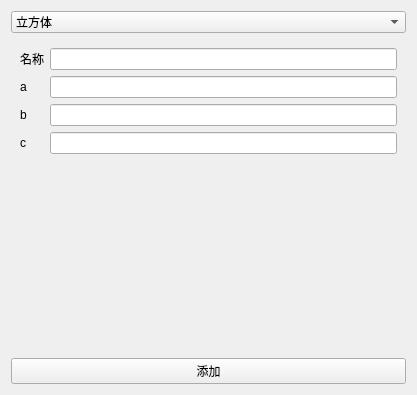
<?xml version="1.0" encoding="UTF-8"?>
<ui version="4.0">
 <class>AddPanel</class>
 <widget class="QWidget" name="AddPanel">
  <property name="geometry">
   <rect>
    <x>0</x>
    <y>0</y>
    <width>417</width>
    <height>395</height>
   </rect>
  </property>
  <property name="windowTitle">
   <string>AddPanel</string>
  </property>
  <layout class="QVBoxLayout" name="verticalLayout">
   <item>
    <widget class="QComboBox" name="comboBox">
     <item>
      <property name="text">
       <string>立方体</string>
      </property>
     </item>
     <item>
      <property name="text">
       <string>圆柱</string>
      </property>
     </item>
     <item>
      <property name="text">
       <string>加劲板</string>
      </property>
     </item>
     <item>
      <property name="text">
       <string>圆角立方体</string>
      </property>
     </item>
     <item>
      <property name="text">
       <string>圆角三棱柱</string>
      </property>
     </item>
    </widget>
   </item>
   <item>
    <widget class="QStackedWidget" name="panels">
     <property name="currentIndex">
      <number>0</number>
     </property>
     <widget class="QWidget" name="cubePanel">
      <layout class="QVBoxLayout" name="verticalLayout_3">
       <item>
        <layout class="QFormLayout" name="formLayout_2">
         <item row="0" column="0">
          <widget class="QLabel" name="Label_2">
           <property name="text">
            <string>名称</string>
           </property>
          </widget>
         </item>
         <item row="0" column="1">
          <widget class="QLineEdit" name="cubeName"/>
         </item>
         <item row="1" column="0">
          <widget class="QLabel" name="aLabel">
           <property name="text">
            <string>a</string>
           </property>
          </widget>
         </item>
         <item row="1" column="1">
          <widget class="QLineEdit" name="cubeA"/>
         </item>
         <item row="2" column="0">
          <widget class="QLabel" name="bLabel">
           <property name="text">
            <string>b</string>
           </property>
          </widget>
         </item>
         <item row="2" column="1">
          <widget class="QLineEdit" name="cubeB"/>
         </item>
         <item row="3" column="0">
          <widget class="QLabel" name="cLabel_2">
           <property name="text">
            <string>c</string>
           </property>
          </widget>
         </item>
         <item row="3" column="1">
          <widget class="QLineEdit" name="cubeC"/>
         </item>
        </layout>
       </item>
      </layout>
     </widget>
     <widget class="QWidget" name="cylinderPanel">
      <layout class="QVBoxLayout" name="verticalLayout_4">
       <item>
        <layout class="QFormLayout" name="formLayout_3">
         <item row="0" column="0">
          <widget class="QLabel" name="Label_3">
           <property name="text">
            <string>名称</string>
           </property>
          </widget>
         </item>
         <item row="0" column="1">
          <widget class="QLineEdit" name="cylinderName"/>
         </item>
         <item row="1" column="0">
          <widget class="QLabel" name="Label_4">
           <property name="text">
            <string>直径</string>
           </property>
          </widget>
         </item>
         <item row="1" column="1">
          <widget class="QLineEdit" name="cylinderD"/>
         </item>
         <item row="2" column="0">
          <widget class="QLabel" name="Label_5">
           <property name="text">
            <string>高</string>
           </property>
          </widget>
         </item>
         <item row="2" column="1">
          <widget class="QLineEdit" name="cylinderH"/>
         </item>
        </layout>
       </item>
      </layout>
     </widget>
     <widget class="QWidget" name="stiffenerPanel">
      <layout class="QVBoxLayout" name="verticalLayout_5">
       <item>
        <layout class="QFormLayout" name="formLayout_4">
         <item row="0" column="0">
          <widget class="QLabel" name="Label_7">
           <property name="text">
            <string>名称</string>
           </property>
          </widget>
         </item>
         <item row="0" column="1">
          <widget class="QLineEdit" name="stiffenerName"/>
         </item>
         <item row="1" column="0">
          <widget class="QLabel" name="aLabel_3">
           <property name="text">
            <string>a</string>
           </property>
          </widget>
         </item>
         <item row="1" column="1">
          <widget class="QLineEdit" name="stiffenerA"/>
         </item>
         <item row="2" column="0">
          <widget class="QLabel" name="bLabel_3">
           <property name="text">
            <string>b</string>
           </property>
          </widget>
         </item>
         <item row="2" column="1">
          <widget class="QLineEdit" name="stiffenerB"/>
         </item>
         <item row="3" column="0">
          <widget class="QLabel" name="cLabel_4">
           <property name="text">
            <string>c</string>
           </property>
          </widget>
         </item>
         <item row="3" column="1">
          <widget class="QLineEdit" name="stiffenerC"/>
         </item>
         <item row="4" column="0">
          <widget class="QLabel" name="h1Label">
           <property name="text">
            <string>h1</string>
           </property>
          </widget>
         </item>
         <item row="4" column="1">
          <widget class="QLineEdit" name="stiffenerH1"/>
         </item>
         <item row="5" column="0">
          <widget class="QLabel" name="h2Label">
           <property name="text">
            <string>h2</string>
           </property>
          </widget>
         </item>
         <item row="5" column="1">
          <widget class="QLineEdit" name="stiffenerH2"/>
         </item>
         <item row="6" column="0">
          <widget class="QLabel" name="Label_8">
           <property name="text">
            <string>水平嵌入深度</string>
           </property>
          </widget>
         </item>
         <item row="6" column="1">
          <widget class="QLineEdit" name="stiffenerOffsetH"/>
         </item>
         <item row="7" column="0">
          <widget class="QLabel" name="Label_9">
           <property name="text">
            <string>垂直嵌入深度</string>
           </property>
          </widget>
         </item>
         <item row="7" column="1">
          <widget class="QLineEdit" name="stiffenerOffsetV"/>
         </item>
        </layout>
       </item>
      </layout>
     </widget>
     <widget class="QWidget" name="rCubePanel">
      <layout class="QVBoxLayout" name="verticalLayout_2">
       <item>
        <layout class="QFormLayout" name="formLayout">
         <item row="0" column="0">
          <widget class="QLabel" name="Label">
           <property name="text">
            <string>名称</string>
           </property>
          </widget>
         </item>
         <item row="0" column="1">
          <widget class="QLineEdit" name="rCubeName"/>
         </item>
         <item row="5" column="0">
          <widget class="QLabel" name="cLabel">
           <property name="text">
            <string/>
           </property>
          </widget>
         </item>
         <item row="1" column="0">
          <widget class="QLabel" name="aLabel_2">
           <property name="text">
            <string>a</string>
           </property>
          </widget>
         </item>
         <item row="1" column="1">
          <widget class="QLineEdit" name="rCubeA"/>
         </item>
         <item row="2" column="0">
          <widget class="QLabel" name="bLabel_2">
           <property name="text">
            <string>b</string>
           </property>
          </widget>
         </item>
         <item row="2" column="1">
          <widget class="QLineEdit" name="rCubeB"/>
         </item>
         <item row="3" column="0">
          <widget class="QLabel" name="cLabel_3">
           <property name="text">
            <string>c</string>
           </property>
          </widget>
         </item>
         <item row="3" column="1">
          <widget class="QLineEdit" name="rCubeC"/>
         </item>
         <item row="4" column="1">
          <widget class="QLineEdit" name="rCubeRadius"/>
         </item>
         <item row="4" column="0">
          <widget class="QLabel" name="Label_6">
           <property name="text">
            <string>圆角半径</string>
           </property>
          </widget>
         </item>
        </layout>
       </item>
      </layout>
     </widget>
     <widget class="QWidget" name="rRegTriPrismPanel">
      <layout class="QVBoxLayout" name="verticalLayout_6">
       <item>
        <layout class="QFormLayout" name="formLayout_5">
         <item row="0" column="0">
          <widget class="QLabel" name="Label_10">
           <property name="text">
            <string>名称</string>
           </property>
          </widget>
         </item>
         <item row="0" column="1">
          <widget class="QLineEdit" name="rRegTriPrismName"/>
         </item>
         <item row="1" column="0">
          <widget class="QLabel" name="aLabel_4">
           <property name="text">
            <string>边长</string>
           </property>
          </widget>
         </item>
         <item row="1" column="1">
          <widget class="QLineEdit" name="rRegTriPrismA"/>
         </item>
         <item row="3" column="0">
          <widget class="QLabel" name="Label_11">
           <property name="text">
            <string>圆角半径</string>
           </property>
          </widget>
         </item>
         <item row="3" column="1">
          <widget class="QLineEdit" name="rRegTriPrismRadius"/>
         </item>
         <item row="2" column="0">
          <widget class="QLabel" name="Label_12">
           <property name="text">
            <string>高</string>
           </property>
          </widget>
         </item>
         <item row="2" column="1">
          <widget class="QLineEdit" name="rRegTriPrismH"/>
         </item>
        </layout>
       </item>
      </layout>
     </widget>
    </widget>
   </item>
   <item>
    <widget class="QPushButton" name="addBtn">
     <property name="text">
      <string>添加</string>
     </property>
    </widget>
   </item>
  </layout>
 </widget>
 <resources/>
 <connections>
  <connection>
   <sender>comboBox</sender>
   <signal>currentIndexChanged(int)</signal>
   <receiver>panels</receiver>
   <slot>setCurrentIndex(int)</slot>
   <hints>
    <hint type="sourcelabel">
     <x>208</x>
     <y>20</y>
    </hint>
    <hint type="destinationlabel">
     <x>208</x>
     <y>211</y>
    </hint>
   </hints>
  </connection>
 </connections>
</ui>
